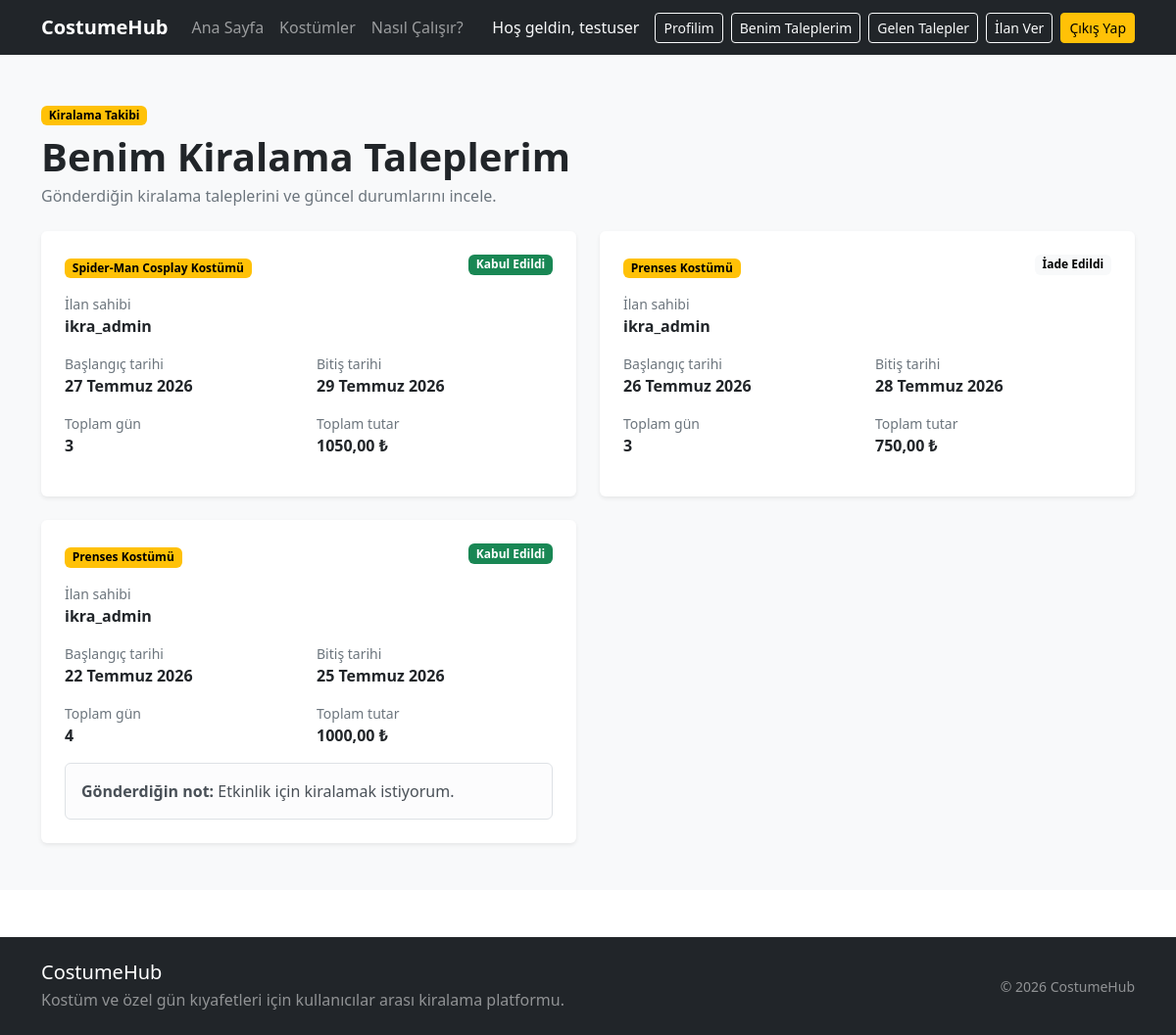
/kiralamalar/benim-taleplerim/ (signed in), run on an earlier commit of the app's database.
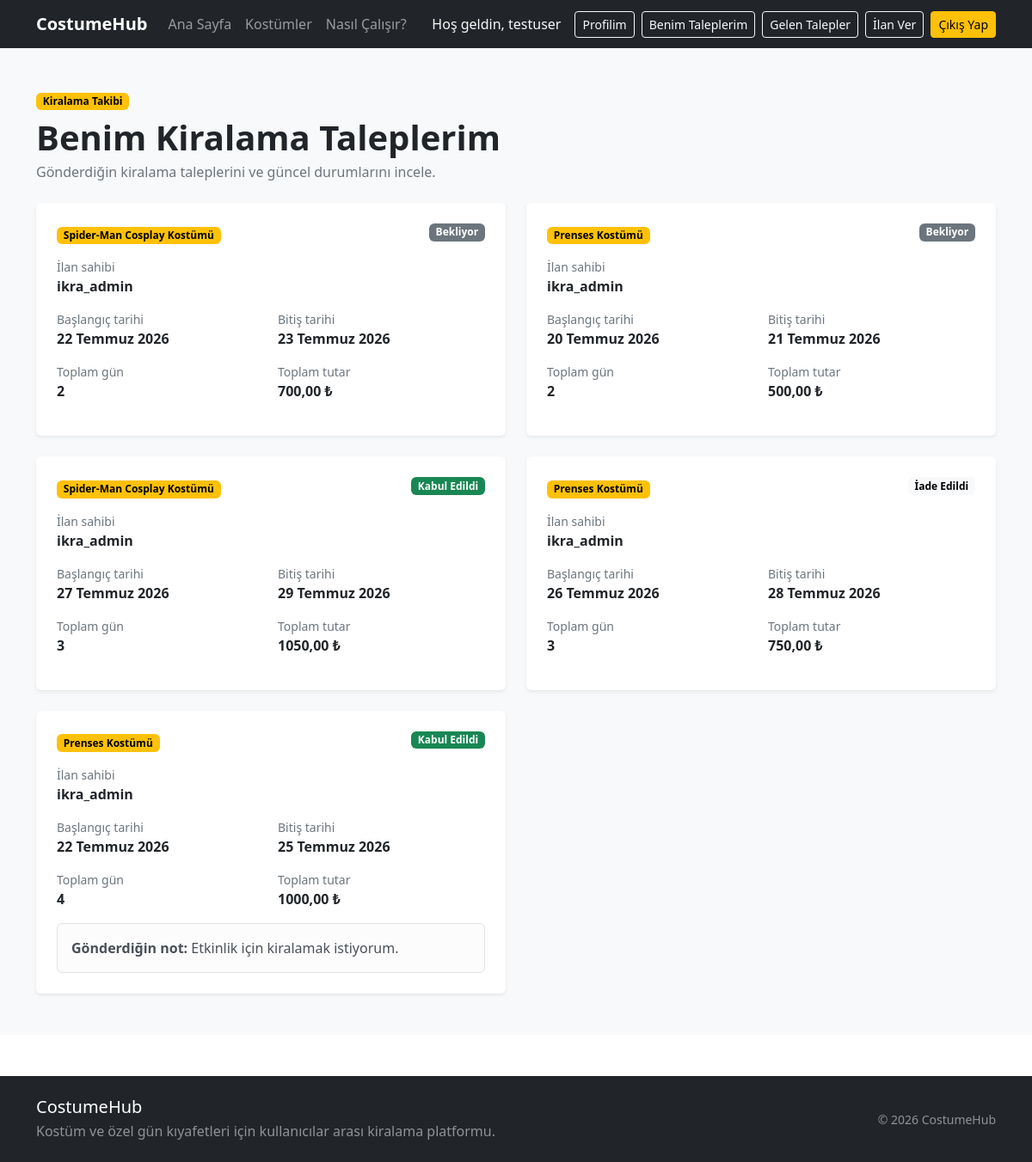
And on a later commit of the database.
### rentals/models.py (models this page shows, shortened)
class KiralamaTalebi(models.Model):
    DURUM_SECENEKLERI = [
        ("BEKLIYOR", "Bekliyor"),
        ("KABUL_EDILDI", "Kabul Edildi"),
        ("TESLIM_EDILDI", "Teslim Edildi"),
        ("IADE_EDILDI", "İade Edildi"),
        ("TAMAMLANDI", "Tamamlandı"),
        ("REDDEDILDI", "Reddedildi"),
        ("IPTAL_EDILDI", "İptal Edildi"),
    ]
    ilan = models.ForeignKey(
        "products.Ilan",
        on_delete=models.CASCADE,
        related_name="kiralama_talepleri",
        verbose_name="İlan",
    )
    kiraci = models.ForeignKey(
        settings.AUTH_USER_MODEL,
        on_delete=models.CASCADE,
        related_name="kiralama_talepleri",
        verbose_name="Kiracı",
    )
    baslangic_tarihi = models.DateField(
        verbose_name="Başlangıç tarihi",
    )
    bitis_tarihi = models.DateField(
        verbose_name="Bitiş tarihi",
    )
    toplam_gun = models.PositiveIntegerField(
        verbose_name="Toplam gün",
    )
    toplam_tutar = models.DecimalField(
        max_digits=10,
        decimal_places=2,
        verbose_name="Toplam tutar",
    )
    durum = models.CharField(
        max_length=20,
        choices=DURUM_SECENEKLERI,
        default="BEKLIYOR",
        verbose_name="Talep durumu",
    )
    not_metni = models.TextField(
        blank=True,
        verbose_name="Kiracı notu",
    )
    olusturulma_tarihi = models.DateTimeField(
        auto_now_add=True,
        verbose_name="Oluşturulma tarihi",
    )
    guncellenme_tarihi = models.DateTimeField(
        auto_now=True,
        verbose_name="Güncellenme tarihi",
    )
    class Meta:
        verbose_name = "Kiralama talebi"
        verbose_name_plural = "Kiralama talepleri"
        ordering = ["-olusturulma_tarihi"]

### products/models.py (models this page shows, shortened)
class Ilan(models.Model):
    BEDEN_SECENEKLERI = [
        ("XS", "XS"),
        ("S", "S"),
        ("M", "M"),
        ("L", "L"),
        ("XL", "XL"),
        ("XXL", "XXL"),
        ("STANDART", "Standart"),
    ]
    DURUM_SECENEKLERI = [
        ("TASLAK", "Taslak"),
        ("YAYINDA", "Yayında"),
        ("PASIF", "Pasif"),
    ]
    ilan_sahibi = models.ForeignKey(
        settings.AUTH_USER_MODEL,
        on_delete=models.CASCADE,
        related_name="ilanlar",
        verbose_name="İlan sahibi",
    )
    kategori = models.ForeignKey(
        Kategori,
        on_delete=models.PROTECT,
        related_name="ilanlar",
        verbose_name="Kategori",
    )
    baslik = models.CharField(
        max_length=150,
        verbose_name="İlan başlığı",
    )
    aciklama = models.TextField(
        max_length=2000,
        verbose_name="Açıklama",
    )
    fotograf = models.ImageField(
    upload_to="ilanlar/",
    blank=True,
    null=True,
    verbose_name="İlan fotoğrafı",
)
    beden = models.CharField(
        max_length=20,
        choices=BEDEN_SECENEKLERI,
        verbose_name="Beden",
    )
    renk = models.CharField(
        max_length=50,
        verbose_name="Renk",
    )
    gunluk_fiyat = models.DecimalField(
        max_digits=10,
        decimal_places=2,
        verbose_name="Günlük kiralama ücreti",
    )
    depozito = models.DecimalField(
        max_digits=10,
        decimal_places=2,
        default=0,
        verbose_name="Depozito",
    )
    sehir = models.CharField(
        max_length=50,
        verbose_name="Şehir",
    )
    durum = models.CharField(
        max_length=20,
        choices=DURUM_SECENEKLERI,
        default="YAYINDA",
        verbose_name="İlan durumu",
    )
    mevcut_mu = models.BooleanField(
        default=True,
        verbose_name="Kiralamaya uygun mu?",
    )
    olusturulma_tarihi = models.DateTimeField(
        auto_now_add=True,
    )
    guncellenme_tarihi = models.DateTimeField(
        auto_now=True,
    )
    class Meta:
        verbose_name = "İlan"
        verbose_name_plural = "İlanlar"
        ordering = ["-olusturulma_tarihi"]

### rentals/views.py (the view)
@login_required
def benim_kiralama_taleplerim(request):
    talepler = (
        KiralamaTalebi.objects.filter(
            kiraci=request.user,
        )
        .select_related(
            "ilan",
            "ilan__ilan_sahibi",
        )
        .order_by("-olusturulma_tarihi")
    )
    return render(
        request,
        "rentals/benim_kiralama_taleplerim.html",
        {
            "talepler": talepler,
        },
    )

### templates/rentals/benim_kiralama_taleplerim.html (shortened to what this page needs)
{% extends "base.html" %}
{% block content %}
<section class="py-5 bg-light">
    <div class="container">
        <div class="mb-4">
            <span class="badge text-bg-warning mb-2">
                Kiralama Takibi
            </span>
            <h1 class="fw-bold mb-1">
                Benim Kiralama Taleplerim
            </h1>
            <p class="text-secondary mb-0">
                Gönderdiğin kiralama taleplerini ve güncel durumlarını incele.
            </p>
        </div>
        {% if talepler %}
            <div class="row g-4">
                {% for talep in talepler %}
                    <div class="col-lg-6">
                        <div class="card h-100 border-0 shadow-sm">
                            <div class="card-body p-4">
                                <div class="d-flex justify-content-between align-items-start mb-3">
                                    <a
                                        href="{% url 'products:ilan_detay' talep.ilan.id %}"
                                        class="text-decoration-none"
                                    >
                                        <span class="badge text-bg-warning">
                                            {{ talep.ilan.baslik }}
                                        </span>
                                    </a>
                                    {% if talep.durum == "BEKLIYOR" %}
                                        <span class="badge text-bg-secondary">
                                            Bekliyor
                                        </span>
                                    {% elif talep.durum == "KABUL_EDILDI" %}
                                        <span class="badge text-bg-success">
                                            Kabul Edildi
                                        </span>
                                    {% elif talep.durum == "REDDEDILDI" %}
                                        <span class="badge text-bg-danger">
                                            Reddedildi
                                        </span>
                                    {% else %}
                                        <span class="badge text-bg-light">
                                            {{ talep.get_durum_display }}
                                        </span>
                                    {% endif %}
                                </div>
                                <div class="mb-3">
                                    <div class="small text-secondary">
                                        İlan sahibi
                                    </div>
                                    <div class="fw-semibold">
                                        {{ talep.ilan.ilan_sahibi.username }}
                                    </div>
                                </div>
                                <div class="row g-3 mb-3">
                                    <div class="col-sm-6">
                                        <div class="small text-secondary">
                                            Başlangıç tarihi
                                        </div>
                                        <div class="fw-semibold">
                                            {{ talep.baslangic_tarihi }}
                                        </div>
                                    </div>
                                    <div class="col-sm-6">
                                        <div class="small text-secondary">
                                            Bitiş tarihi
                                        </div>
                                        <div class="fw-semibold">
                                            {{ talep.bitis_tarihi }}
                                        </div>
                                    </div>
                                    <div class="col-sm-6">
                                        <div class="small text-secondary">
                                            Toplam gün
                                        </div>
                                        <div class="fw-semibold">
                                            {{ talep.toplam_gun }}
                                        </div>
                                    </div>
                                    <div class="col-sm-6">
                                        <div class="small text-secondary">
                                            Toplam tutar
                                        </div>
                                        <div class="fw-bold">
                                            {{ talep.toplam_tutar }} ₺
                                        </div>
                                    </div>
                                </div>
                                {% if talep.not_metni %}
                                    <div class="alert alert-light border mb-0">
                                        <strong>Gönderdiğin not:</strong>
                                        {{ talep.not_metni }}
                                    </div>
                                {% endif %}
                            </div>
                        </div>
                    </div>
                {% endfor %}
            </div>
        {% endif %}
    </div>
</section>
{% endblock %}

### templates/base.html (shortened to what this page needs)
{% load static %}
<!DOCTYPE html>
<html lang="tr">
<head>
    <link
        href="https://cdn.jsdelivr.net/npm/bootstrap@5.3.3/dist/css/bootstrap.min.css"
        rel="stylesheet"
    >
    <link
        rel="stylesheet"
        href="{% static 'css/style.css' %}"
    >
</head>
<body>
    {% include "partials/navbar.html" %}
    <main>
        {% block content %}
        {% endblock %}
    </main>
    {% include "partials/footer.html" %}
</body>
</html>

### templates/partials/navbar.html (shortened to what this page needs)
<nav class="navbar navbar-expand-lg navbar-dark bg-dark">
    <div class="container">
        <a class="navbar-brand fw-bold" href="{% url 'products:home' %}">
            CostumeHub
        </a>
        <div class="collapse navbar-collapse" id="anaMenu">
            <ul class="navbar-nav me-auto mb-2 mb-lg-0">
                <li class="nav-item">
                    <a
                        class="nav-link"
                        href="{% url 'products:home' %}"
                    >
                        Ana Sayfa
                    </a>
                </li>
                <li class="nav-item">
                    <a
                        class="nav-link"
                        href="{% url 'products:ilan_listesi' %}"
                    >
                        Kostümler
                    </a>
                </li>
                <li class="nav-item">
                    <a
                        class="nav-link"
                        href="{% url 'products:home' %}#nasil-calisir"
                    >
                        Nasıl Çalışır?
                    </a>
                </li>
            </ul>
            <div class="d-flex align-items-center gap-2">
                {% if user.is_authenticated %}
                    <span class="navbar-text text-light me-2">
                        Hoş geldin, {{ user.username }}
                    </span>
                    <a
                        href="{% url 'accounts:profil' %}"
                        class="btn btn-outline-light btn-sm"
                    >
                        Profilim
                    </a>
                    <a
                        href="{% url 'rentals:benim_kiralama_taleplerim' %}"
                        class="btn btn-outline-light btn-sm"
                    >
                        Benim Taleplerim
                    </a>
                    <a
                        href="{% url 'rentals:gelen_kiralama_talepleri' %}"
                        class="btn btn-outline-light btn-sm"
                    >
                        Gelen Talepler
                    </a>
                    <a
                        href="{% url 'products:ilan_olustur' %}"
                        class="btn btn-outline-light btn-sm"
                    >
                        İlan Ver
                    </a>
                    <form
                        method="POST"
                        action="{% url 'accounts:cikis' %}"
                        class="d-inline"
                    >
                        <button
                            type="submit"
                            class="btn btn-warning btn-sm"
                        >
                            Çıkış Yap
                        </button>
                    </form>
                {% endif %}
            </div>
        </div>
    </div>
</nav>

### templates/partials/footer.html
<footer class="bg-dark text-white mt-5 py-4">
    <div class="container">
        <div class="row align-items-center">
            <div class="col-md-6">
                <h5 class="mb-1">CostumeHub</h5>
                <p class="mb-0 text-white-50">
                    Kostüm ve özel gün kıyafetleri için
                    kullanıcılar arası kiralama platformu.
                </p>
            </div>
            <div class="col-md-6 text-md-end mt-3 mt-md-0">
                <small class="text-white-50">
                    © 2026 CostumeHub
                </small>
            </div>
        </div>
    </div>
</footer>

### static/css/style.css (style rules this page uses)
body { background-color: #ffffff; color: #212529; }
.card { transition: transform 0.2s ease, box-shadow 0.2s ease; }

What changed in the data, as far as the page shows it:
added KiralamaTalebi: ilan.baslik "Spider-Man Cosplay Kostümü", durum "Bekliyor", ilan.ilan_sahibi.username "ikra_admin", baslangic_tarihi "22 Temmuz 2026", bitis_tarihi "23 Temmuz 2026", toplam_gun "2", toplam_tutar "700,00"
added KiralamaTalebi: ilan.baslik "Prenses Kostümü", durum "Bekliyor", ilan.ilan_sahibi.username "ikra_admin", baslangic_tarihi "20 Temmuz 2026", bitis_tarihi "21 Temmuz 2026", toplam_gun "2", toplam_tutar "500,00"
